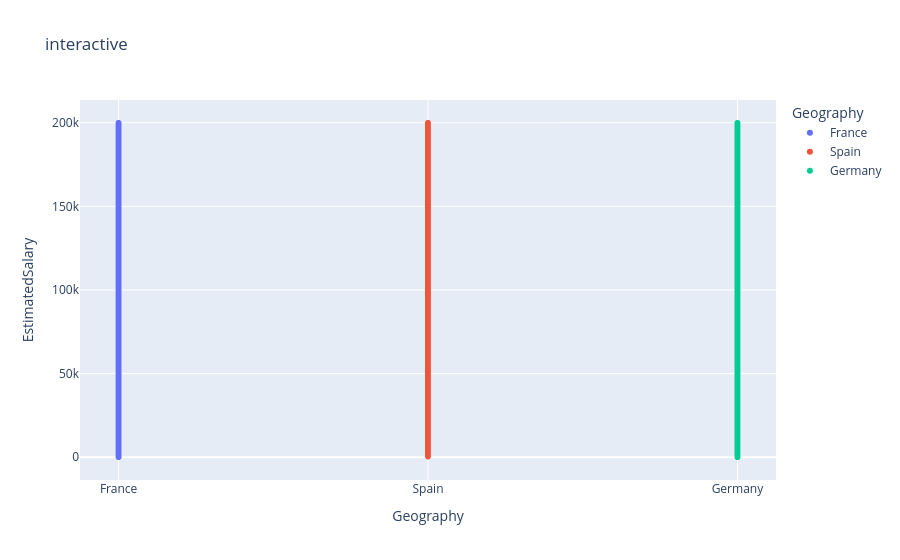

Notebook code for this chart:
### Code cell
fig = px.scatter(df,x='Geography',y='EstimatedSalary',color='Geography',title='interactive')
fig.show()

### Figure 1 — Plotly figure (JSON) as saved in the notebook; plotly's stock layout.template omitted (floating-point values rounded to 4 significant figures; data arrays with more than 128 entries replaced by an {"elided": "..."} marker saying what was removed)
{"data": [{"hovertemplate": "Geography=%{x}<br>EstimatedSalary=%{y}<extra></extra>", "legendgroup": "France", "marker": {"color": "#636efa", "symbol": "circle"}, "mode": "markers", "name": "France", "showlegend": true, "type": "scattergl", "x": {"elided": "5014 str values"}, "xaxis": "x", "y": {"elided": "5014 float values"}, "yaxis": "y"}, {"hovertemplate": "Geography=%{x}<br>EstimatedSalary=%{y}<extra></extra>", "legendgroup": "Spain", "marker": {"color": "#EF553B", "symbol": "circle"}, "mode": "markers", "name": "Spain", "showlegend": true, "type": "scattergl", "x": {"elided": "2477 str values"}, "xaxis": "x", "y": {"elided": "2477 float values"}, "yaxis": "y"}, {"hovertemplate": "Geography=%{x}<br>EstimatedSalary=%{y}<extra></extra>", "legendgroup": "Germany", "marker": {"color": "#00cc96", "symbol": "circle"}, "mode": "markers", "name": "Germany", "showlegend": true, "type": "scattergl", "x": {"elided": "2509 str values"}, "xaxis": "x", "y": {"elided": "2509 float values"}, "yaxis": "y"}], "layout": {"legend": {"title": {"text": "Geography"}, "tracegroupgap": 0}, "title": {"text": "interactive"}, "xaxis": {"anchor": "y", "categoryarray": ["France", "Spain", "Germany"], "categoryorder": "array", "domain": [0, 1], "title": {"text": "Geography"}}, "yaxis": {"anchor": "x", "domain": [0, 1], "title": {"text": "EstimatedSalary"}}}}
